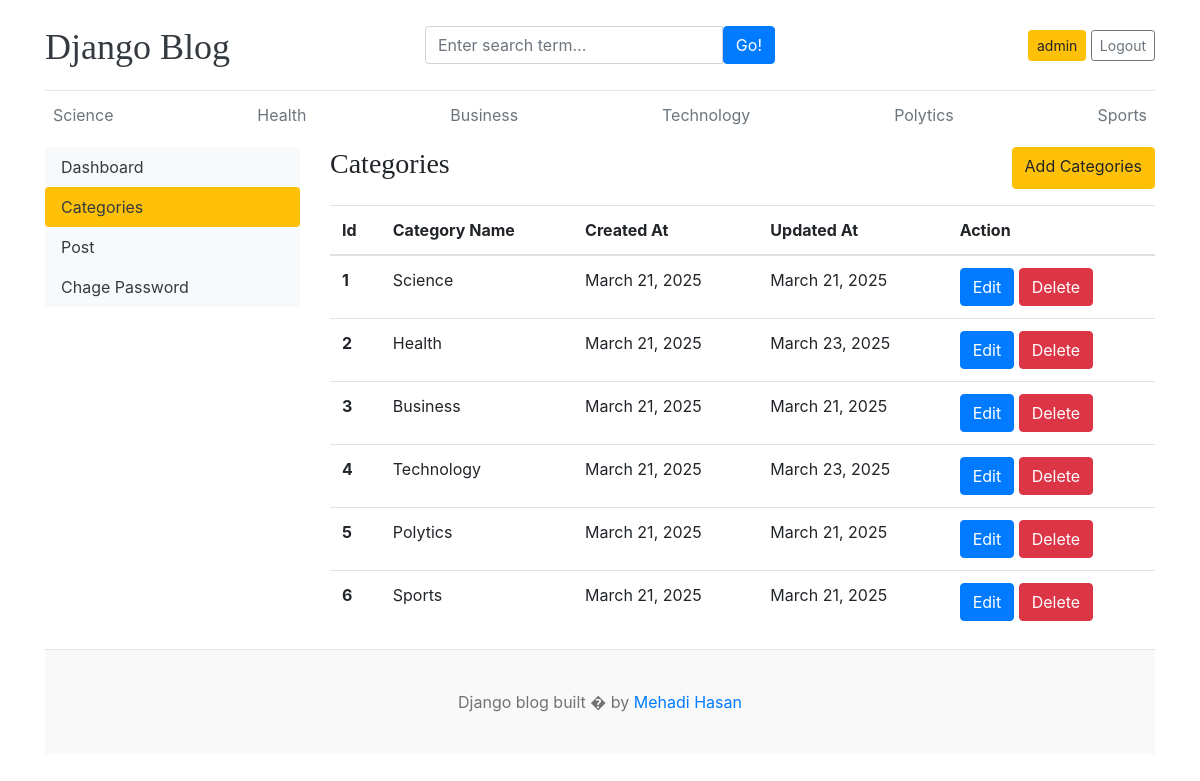
Screenshot of /dashboard/categories/ (signed in) with the database file from the repository.
### blog/models.py (models this page shows, shortened)
class Category(models.Model):
    category_name = models.CharField(max_length=100,unique=True)
    created_at = models.DateField(auto_now_add=True)
    updated_at = models.DateField(auto_now=True)
    class Meta:
        verbose_name_plural = 'Categories'

### dashboard/views.py (the view)
# urls.py: path('categories/',views.categories,name="categories"),
@manager_required
def categories(request):
    return render(request,'categories.html')

### blog/context_processors.py (called while the page is built)
def get_categories(request):
    category = models.Category.objects.all()
    return dict(category=category)

### dashboard/templates/categories.html
{% extends "base-dashboard.html" %}
{% block dashboard%}
<div class="col-md-9">
  <div class="d-flex justify-content-between mb-3">
    <h3>Categories</h3>
    <a href="{% url 'add_categories' %}" class="btn btn-warning">Add Categories</a>
  </div>
<table class="table table-hover">
    <thead>
      <tr>
        <th scope="col">Id</th>
        <th scope="col">Category Name</th>
        <th scope="col">Created At</th>
        <th scope="col">Updated At</th>
        <th scope="col">Action</th>
      </tr>
    </thead>
    <tbody>
        {% for cat in category%}
        <tr>
            <th scope="row">{{cat.id}}</th>
            <td>{{ cat.category_name}}</td>
            <td>{{ cat.created_at}}</td>
            <td>{{ cat.updated_at}}</td>
            <td>
              <a class="btn btn-primary" href="{% url 'edit_categories' cat.id%}">Edit</a>
              <a class="btn btn-danger ms-2 text-white" href="{%url 'delete_categories' cat.id%}">Delete</a>
            </td>
        </tr>
        {% endfor %}
    </tbody>
  </table>
</div>
{% endblock %}

### blog/templates/header.html (shortened to what this page needs)
{% load static%}
<!DOCTYPE html>
<html lang="en">
  <head>
    <link
      href="https://getbootstrap.com/docs/4.0/dist/css/bootstrap.min.css"
      rel="stylesheet"
    />
    <link href="{% static 'css/blog.css'%}" rel="stylesheet" />
  </head>
  <body>
    <div class="container">
      <header class="blog-header py-3">
        <div class="row flex-nowrap justify-content-between align-items-center">
          <div class="col-4 pt-1">
            <a class="blog-header-logo text-dark" href="/">Django Blog</a>
          </div>
          <div class="col-4">
            <form action="{% url 'search' %}" method="GET">
              <div class="input-group">
                <input class="form-control" type="text" placeholder="Enter search term..." aria-label="Enter search term..." aria-describedby="button-search" name="keyword"/>
                <button class="btn btn-primary" id="button-search" type="submit">Go!</button>
            </div>
            </form>
          </div>
          <div class="col-4 d-flex justify-content-end align-items-center">
            {% if request.user.is_authenticated %}
              <a class="btn btn-sm btn-warning" href="{% url "dashboard" %}">{{request.user.username}}</a> &nbsp;
              <a class="btn btn-sm btn-outline-secondary" href="{% url "logout_user" %}">Logout</a>
            {% else %}
              <a class="btn btn-sm btn-warning" href="{% url "login" %}">Login</a> &nbsp;
              <a class="btn btn-sm btn-outline-secondary" href="{% url "registration" %}">Register</a>
            {% endif %}
          </div>
        </div>
      </header>
      <div class="nav-scroller py-1 mb-2">
        <nav class="nav d-flex justify-content-between">
          {% for cat in category%}
          <a class="p-2 text-muted" href="{% url "posts_by_category" cat.id %} ">{{ cat.category_name }}</a>
          {% endfor%}
        </nav>
      </div>

### blog/static/css/blog.css (style rules this page uses)
.blog-header { border-bottom: 1px solid #e5e5e5; }
.blog-header-logo { font-family: "Playfair Display", Georgia, "Times New Roman", serif; font-size: 2.25rem; }
h1, h2, h3, h4, h5, h6 { font-family: "Playfair Display", Georgia, "Times New Roman", serif; }

### rows the page displays
Category: category_name "Science", id "1", created_at "March 21, 2025", updated_at "March 21, 2025"
Category: category_name "Health", id "2", created_at "March 21, 2025", updated_at "March 23, 2025"
Category: category_name "Business", id "3", created_at "March 21, 2025", updated_at "March 21, 2025"
Category: category_name "Technology", id "4", created_at "March 21, 2025", updated_at "March 23, 2025"
Category: category_name "Polytics", id "5", created_at "March 21, 2025", updated_at "March 21, 2025"
Category: category_name "Sports", id "6", created_at "March 21, 2025", updated_at "March 21, 2025"

### other values shown
{{ request.user.username }} "admin"
